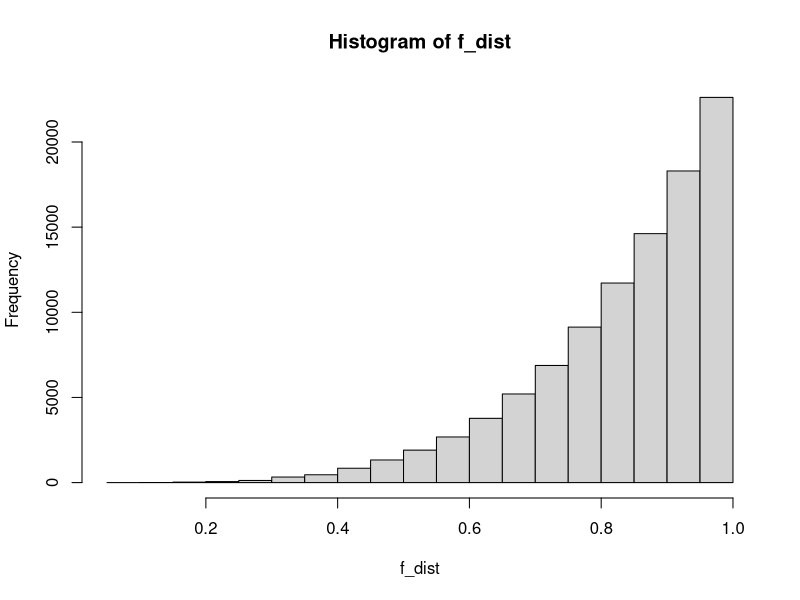
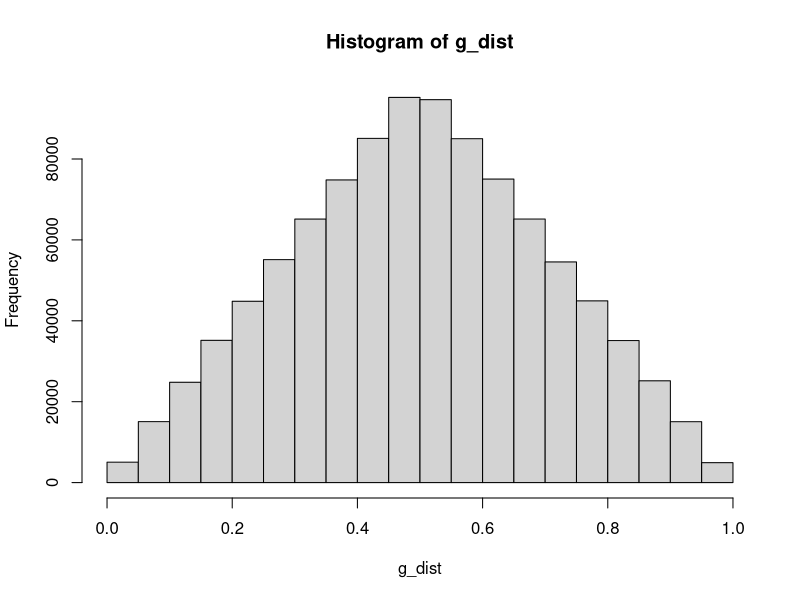

Here is the R script that generated these plots, in order:
#Trabalho para G2 de Probabilidade Computacional - INF1036
#Miguel dos Anjos Batista - 2112200
#Questao 2

func_f <- function(nsamples){
  #F(x) = x^5 => F^-1(x) = x^(1/5)
  
  samples <- rep(0,nsamples)
  
  for(i in 1:nsamples){
    u = runif(1)
    samples[i] <- u^(1/5)
  }
  return(samples)
}

func_g <- function(nsamples){
  #G(x) = 2x^2 se 0<x<0.5, G(x) = -2*x^2+4x-1 se 0.5 < x < 1 
  #G-1(x)^= (x/2)^1/2 se 0<x<0.5, G^-1(x) = 1-sqrt((1-x)/2) se 0.5 < x < 1 
  samples <- rep(0,nsamples)
  
  for(i in 1:nsamples){
    u = runif(1)
    if(u <= 0.5){
      samples[i] <- sqrt(u/2)
    }else{
      samples[i] <- 1 - sqrt((1-u)/2)
    }
  } 
  return(samples)
}

letra_a <- function(funcao, nsamples){
  if(funcao == 1){
    return(func_f(nsamples))
  }
  
  else if(funcao == 2){
    return(func_g(nsamples))
  }
}

f_dist <- letra_a(1,100000)
hist(f_dist)

g_dist <- letra_a(2,1000000)
hist(g_dist)
